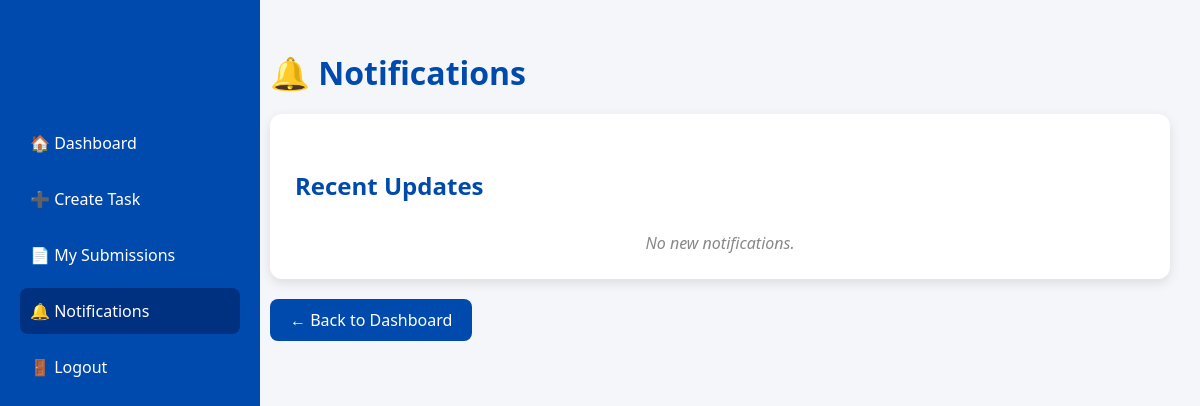
Before: /beyond2u/dashboard/systemengineer/notifications/ (signed in) with the older database file.
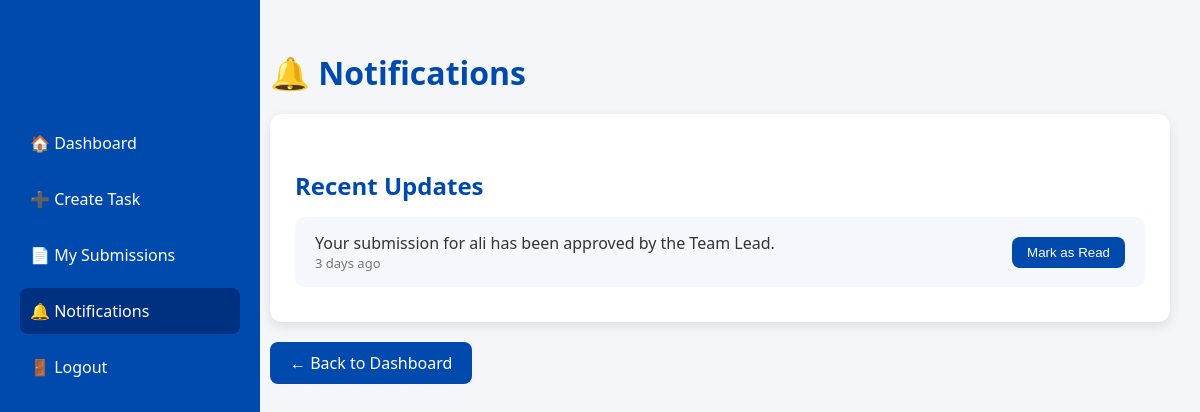
After: the same page with the newer database file.
### inventorySystem/models.py (models this page shows, shortened)
class Notification(models.Model):
    user = models.ForeignKey(User, on_delete=models.CASCADE, related_name='notifications')
    message = models.TextField()
    is_read = models.BooleanField(default=False)
    created_at = models.DateTimeField(auto_now_add=True)

### inventorySystem/views.py (the view)
# urls.py: path('dashboard/systemengineer/notifications/', views.notifications_view, name='notifications'),
@login_required
def notifications_view(request):
    notifications = Notification.objects.filter(user=request.user).order_by('-created_at')
    return render(request, 'notifications.html', {'notifications': notifications})

### inventorySystem/templates/notifications.html (shortened to what this page needs)
<!DOCTYPE html>
<html lang="en">
<head>
</head>
<body>
    <div class="sidebar">
        <h2>Beyond2U</h2>
        <a href="{% url 'systemengineer_dashboard' %}">🏠 Dashboard</a>
        <a href="{% url 'create_task' %}">➕ Create Task</a>
        <a href="{% url 'my_submissions' %}">📄 My Submissions</a>
        <a href="{% url 'notifications' %}" style="background-color:#003080;">🔔 Notifications</a>
        <a href="{% url 'logout' %}">🚪 Logout</a>
    </div>
    <div class="content">
        <h1>🔔 Notifications</h1>
        <div class="notifications-container">
            <h2>Recent Updates</h2>
            {% for n in notifications %}
                <div class="notification {% if n.is_read %}read{% endif %}">
                    <div>
                        <div class="message">{{ n.message }}</div>
                        <div class="time">{{ n.created_at|timesince }} ago</div>
                    </div>
                    {% if not n.is_read %}
                        <a href="{% url 'mark_as_read' n.id %}">
                            <button class="btn-mark">Mark as Read</button>
                        </a>
                    {% endif %}
                </div>
            {% empty %}
                <div class="empty">No new notifications.</div>
            {% endfor %}
        </div>
        <a href="{% url 'systemengineer_dashboard' %}" class="back-btn">← Back to Dashboard</a>
    </div>
</body>
</html>

Changed rows visible on the page:
added Notification: message "Your submission for ali has been approved by the Team Lead.", created_at "3 days", is_read "Mark as Read"
Other visible differences:
text no longer shown: "No new notifications."
